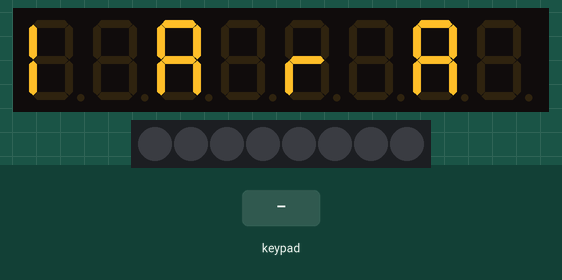
Simulated run of this sketch. Board: Arduino Nano, built with avr-gcc and run on an emulated ATmega328P. On the bench: 8-digit seven-segment display, 8 RGB LEDs in strip order, left to right. Inputs (shaded band) come from the test bench. What the sketch prints to the serial monitor is not drawn.

Above: at 1.2 s.
1.3 s: keypad keys 2 5 pressed 0.4 s apart
At 1.37 s:
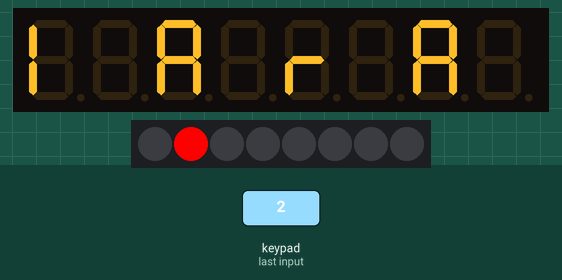
3.6 s: key '1' pressed
At 3.67 s:
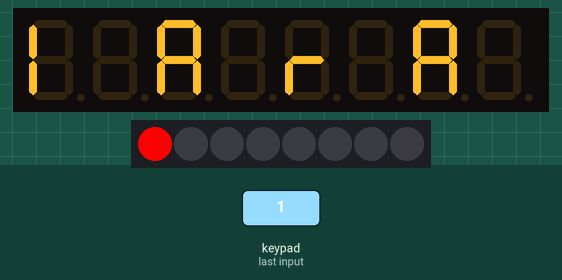
5.2 s: key '3' pressed
At 5.27 s:
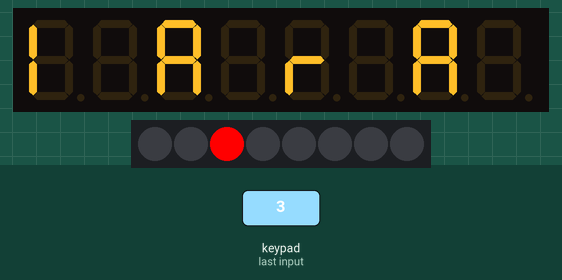
Timing chart, 0 to 8.2 s (numbered marks = the images above; inputs shaded):
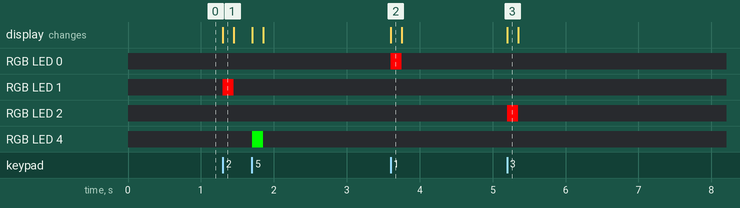

The sketch:

tttt.ino
```cpp
// (licence header left out)
#include <TM1638.h>

// define a module on data pin 8, clock pin 9 and strobe pin 7
TM1638 module(5, 6, 7);

void setup() {
  Serial.begin(115200);
  // display a hexadecimal number and set the left 4 dots
  module.setDisplayToHexNumber(0x1234ABCD, 0xF0);
  module.setDisplayToString("l a r a ");

  int i;
  for (i=0; i<=A7;) {
  Serial.print(i);
  Serial.print(" ");
  Serial.print(digitalPinToPort(i));
  Serial.println(digitalPinToBitMask(i));
  if(i==13) i=A0; else i++;

  }
}

void loop() {
  byte keys = module.getButtons();
  //Serial.println(keys);

  // light the first 4 red LEDs and the last 4 green LEDs as the buttons are pressed
  module.setLEDs(((keys & 0xF0) << 8) | (keys & 0xF));
}
```

Measured:
- after the input at 1.3 s, RGB LED 1: off → RGB(255, 0, 0) at once, → off 0.15 s later; RGB LED 4: off → RGB(0, 255, 0) after 0.40 s, → off 0.15 s later
- after the input at 3.6 s, RGB LED 0: off → RGB(255, 0, 0) at once, → off 0.15 s later
- after the input at 5.2 s, RGB LED 2: off → RGB(255, 0, 0) at once, → off 0.15 s later
